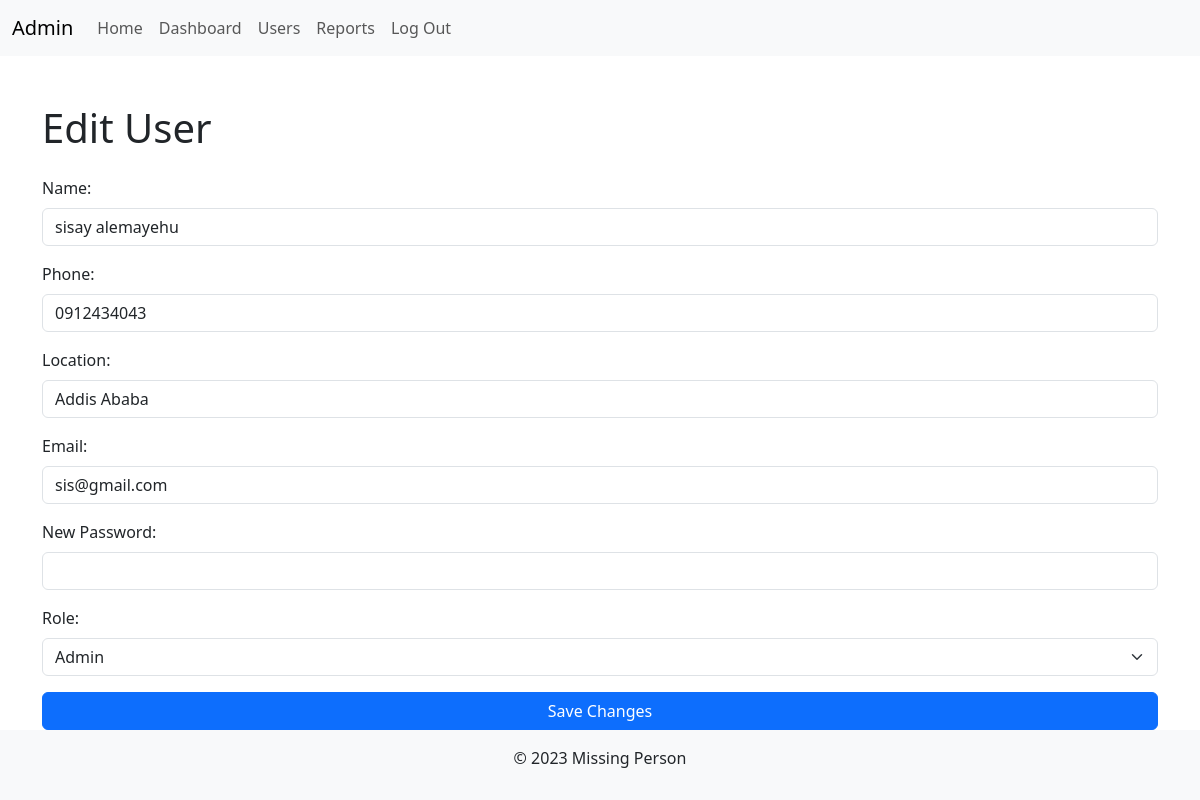
The page /auth/edit_user/2 (signed in) on the database its author committed.
### tables this page shows
CREATE TABLE user (
  id INTEGER PRIMARY KEY AUTOINCREMENT,
  finder_name TEXT NOT NULL,
  phone TEXT NOT NULL,
  finder_location TEXT NOT NULL,
  email TEXT UNIQUE NOT NULL,
  password TEXT NOT NULL,
  role_id INTEGER NOT NULL,
  FOREIGN KEY (role_id) REFERENCES role (id)
);

### missing/auth.py (the view, shortened to what this page needs)
@bp.route('/edit_user/<int:user_id>', methods=('GET', 'POST'))
@login_required_role(1)
def edit_user(user_id):
    db = get_db()
    user = db.execute(
        'SELECT * FROM user WHERE id = ?', (user_id,)
    ).fetchone()
    return render_template('admin/edit_user.html', user=user)

### missing/auth.py (called while the page is built)
def login_required_role(role_id):
    def decorator(f):
        @functools.wraps(f)
        def wrapped_view(*args, **kwargs):
            if g.user is None:
                return redirect(url_for('auth.login'))
            if g.user['role_id'] != role_id:
                return redirect(url_for('auth.unauthorized'))
            return f(*args, **kwargs)
        return wrapped_view
    return decorator

@bp.before_app_request
def load_logged_in_user():
    user_id = session.get('user_id')
    if user_id is None:
        g.user = None
    else:
        db = get_db()
        g.user = db.execute(
            'SELECT * FROM user WHERE id = ?', (user_id,)
        ).fetchone()

### missing/db.py (called while the page is built)
def get_db():
    if 'db' not in g:
        g.db = sqlite3.connect(
            current_app.config['DATABASE'],
            detect_types=sqlite3.PARSE_DECLTYPES
        )
        g.db.row_factory = sqlite3.Row
    return g.db

### missing/templates/admin/edit_user.html (shortened to what this page needs)
{% extends "admin/layout.html" %}
{% block content %}
  <h1 class="mb-4">Edit User</h1>
  <form method="post">
    <div class="mb-3">
      <label for="finder_name" class="form-label">Name:</label>
      <input type="text" id="finder_name" name="finder_name" value="{{ user.finder_name }}" class="form-control" required>
    </div>
    <div class="mb-3">
      <label for="phone" class="form-label">Phone:</label>
      <input type="text" id="phone" name="phone" value="{{ user.phone }}" class="form-control" required>
    </div>
    <div class="mb-3">
      <label for="finder_location" class="form-label">Location:</label>
      <input type="text" id="finder_location" name="finder_location" value="{{ user.finder_location }}" class="form-control" required>
    </div>
    <div class="mb-3">
      <label for="email" class="form-label">Email:</label>
      <input type="email" id="email" name="email" value="{{ user.email }}" class="form-control" required>
    </div>
    <div class="mb-3">
      <label for="password" class="form-label">New Password:</label>
      <input type="password" id="password" name="password" class="form-control">
    </div>
    <div class="mb-3">
      <label for="role_id" class="form-label">Role:</label>
      <select id="role_id" name="role_id" class="form-select" required>
        <option value="1" {% if user.role_id == 1 %}selected{% endif %}>Admin</option>
      </select>
    </div>
    <div class="d-grid">
      <input type="submit" value="Save Changes" class="btn btn-primary">
    </div>
  </form>
{% endblock %}

### rows shown on the page
user: finder_name "sisay alemayehu", phone "0912434043", finder_location "Addis Ababa", email "sis@gmail.com", role_id "Admin"
